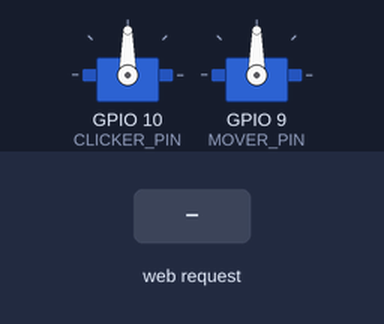
A program run on a simulated ESP32-C3. Shown: 2 × servo. The inputs (shaded band) are chosen by the test bench. WiFi joins after 1.5 s; servers stay silent unless stated; what the program prints to the serial monitor is not drawn.

Above: at 2.8 s.
2.9 s: HTTP request GET /play received
At 4.3 s:
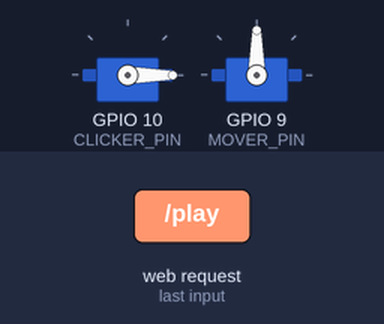
4.6 s: HTTP request GET /pause received
At 4.7 s:
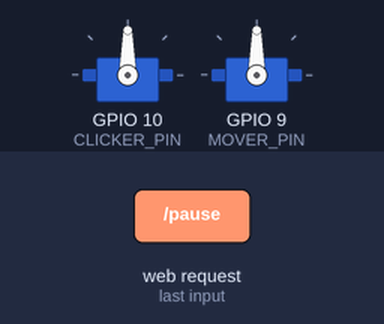
6.1 s: HTTP request GET /stop received
At 6.7 s:
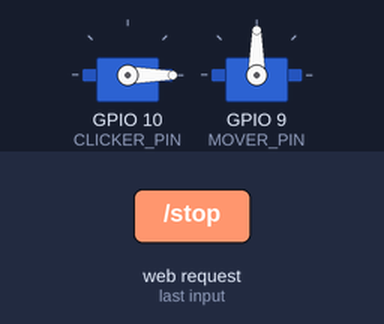
Timing chart, 0 to 9.1 s (numbered marks = the images above; inputs shaded):
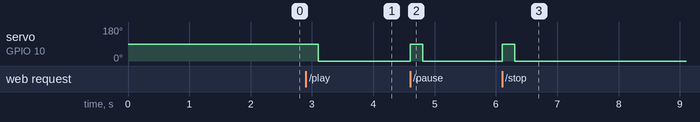

The program:

main.cpp
```cpp
#include <Arduino.h>
#include <WiFi.h>
#include <RecordPlayerHandler.hpp>
#include <Secrets.hpp>

HTTPHandler httpHandler;
WiFiServer server(80);
Clicker clicker;
RecordPlayerHandler recordPlayerHandler(clicker);

const long timeoutTime = 2000;

void initWiFi() {
  WiFi.mode(WIFI_STA);
  WiFi.disconnect();
  delay(100);

  Serial.print("Connecting to WiFi: ");
  Serial.println(WIFI_SSID);

  WiFi.begin(WIFI_SSID, WIFI_PASSWORD);
  while (WiFi.status() != WL_CONNECTED) {
    delay(500);
    Serial.print(".");
  }
  Serial.println("");
  Serial.print("Connected! IP address: ");
  Serial.println(WiFi.localIP());
}

void setup() {
  Serial.begin(9600);

  clicker.setupPins(CLICKER_PIN, MOVER_PIN);
  recordPlayerHandler.setupRecordPlayerRoutes(httpHandler);

  initWiFi();
  server.begin();
}

void loop(){
  WiFiClient client = server.available();

  if (client) {
    Serial.println("New Client.");

    String header = "";
    String currentLine = "";
    unsigned long currentTime = millis();
    unsigned long previousTime = currentTime;

    while (client.connected() && currentTime - previousTime <= timeoutTime) {
      currentTime = millis();
      if (client.available()) {
        char c = client.read();
        Serial.write(c);
        header += c;

        if (c == '\n') {
          if (currentLine.length() == 0) {
            httpHandler.processRequest(client, header);
            break;
          } else {
            currentLine = "";
          }
        } else if (c != '\r') {
          currentLine += c;
        }
      }
    }

    client.stop();
    Serial.println("Client disconnected.\n");
  }
}
```

Clicker.hpp
```cpp
#ifndef CLICKER_HPP
#define CLICKER_HPP

#include <Arduino.h>
#include <ESP32Servo.h>

enum PlayerState { STOPPED, PLAYING, PAUSED };

class Clicker {
public:
    Clicker() = default;
    void setupPins(int clickerPin, int moverPin);
    void clickPlay();
    void clickPause();
    void clickStop();
    PlayerState getCurrentState() const { return currentState; }
private:
    PlayerState currentState = STOPPED;
    Servo clickerServo, moverServo;
    int clickerPin, moverPin, position = 0;
    void moveToPosition(int target);
    void click();
};

#endif
```

RecordPlayerHandler.hpp
```cpp
#ifndef RECORDPLAYERHANDLER_HPP
#define RECORDPLAYERHANDLER_HPP

#include <HTTPHandler.hpp>
#include <Clicker.hpp>

class RecordPlayerHandler {
public:
    RecordPlayerHandler(Clicker& clicker) : clicker(clicker) {}
    void setupRecordPlayerRoutes(HTTPHandler& httpHandler);
private:
    Clicker& clicker;

    void handlePlay(WiFiClient& client);
    void handlePause(WiFiClient& client);
    void handleStop(WiFiClient& client);
    void handleRoot(WiFiClient& client);

    void send200Response(WiFiClient& client);
};

#endif
```

Secrets.example.hpp
```cpp
#ifndef SECRETS_HPP
#define SECRETS_HPP

#define CLICKER_PIN 10
#define MOVER_PIN 9
#define WIFI_SSID "MyWiFiNetwork"
#define WIFI_PASSWORD "MySecurePassword"

#endif
```

Clicker.cpp
```cpp
#include <Clicker.hpp>

void Clicker::setupPins(int clickerPin, int moverPin) {
    this->clickerPin = clickerPin;
    this->moverPin = moverPin;
    pinMode(clickerPin, OUTPUT);
    pinMode(moverPin, OUTPUT);
    clickerServo.attach(clickerPin);
    moverServo.attach(moverPin);
}

void Clicker::clickPlay() {
    if (currentState != PLAYING) {
        moveToPosition(180);
        click();
        currentState = PLAYING;
    }
}

void Clicker::clickPause() {
    if (currentState == PLAYING) {
        moveToPosition(90);
        click();
        currentState = PAUSED;
    }
}

void Clicker::clickStop() {
    if (currentState != STOPPED) {
        moveToPosition(0);
        click();
        currentState = STOPPED;
    }
}

void Clicker::moveToPosition(int target)
{

}

void Clicker::click()
{
    clickerServo.write(90);
    delay(200);
    clickerServo.write(0);
}
```

RecordPlayerHandler.cpp
```cpp
#include "RecordPlayerHandler.hpp"

void RecordPlayerHandler::setupRecordPlayerRoutes(HTTPHandler &httpHandler) {
    httpHandler.on("GET", "/", [this](WiFiClient& c) { this->handleRoot(c); });
    httpHandler.on("GET", "/play", [this](WiFiClient& c) { this->handlePlay(c); });
    httpHandler.on("GET", "/pause", [this](WiFiClient& c) { this->handlePause(c); });
    httpHandler.on("GET", "/stop", [this](WiFiClient& c) { this->handleStop(c); });
}

void RecordPlayerHandler::handlePlay(WiFiClient &client) {
    clicker.clickPlay();
    handleRoot(client);
}

void RecordPlayerHandler::handlePause(WiFiClient &client) {
    clicker.clickPause();
    handleRoot(client);
}

void RecordPlayerHandler::handleStop(WiFiClient &client) {
    clicker.clickStop();
    handleRoot(client);
}

void RecordPlayerHandler::handleRoot(WiFiClient& client) {
    send200Response(client);

    PlayerState state = clicker.getCurrentState();
    String stateStr = (state == PLAYING) ? "Playing" : (state == PAUSED) ? "Paused" : "Stopped";

    client.println("<!DOCTYPE html><html>");
    client.println("<head><meta name=\"viewport\" content=\"width=device-width, initial-scale=1\">");
    client.println("<link rel=\"icon\" href=\"data:,\">");
    client.println("<style>html { font-family: Helvetica; display: inline-block; margin: 0px auto; text-align: center;}");
    client.println(".button { background-color: #4CAF50; border: none; color: white; padding: 16px 40px;");
    client.println("text-decoration: none; font-size: 30px; margin: 2px; cursor: pointer;}");
    client.println(".button-pause {background-color: #ff9800;}");
    client.println(".button-stop {background-color: #f44336;}</style></head>");

    client.println("<body><h1>Record Player Controller</h1>");
    client.println("<p>Current State: <strong>" + stateStr + "</strong></p>");

    client.println("<p><a href=\"/play\"><button class=\"button\">Play</button></a></p>");
    client.println("<p><a href=\"/pause\"><button class=\"button button-pause\">Pause</button></a></p>");
    client.println("<p><a href=\"/stop\"><button class=\"button button-stop\">Stop</button></a></p>");
    client.println("</body></html>");
    client.println();
}


void RecordPlayerHandler::send200Response(WiFiClient &client) {
    client.println("HTTP/1.1 200 OK");
    client.println("Content-type:text/html");
    client.println("Connection: close");
    client.println();
}
```

Measured:
- after the input at 2.9 s, servo on GPIO 10 (CLICKER_PIN): 90° → 0° after 0.21 s
- after the input at 4.6 s, servo on GPIO 10 (CLICKER_PIN): 0° → 90° at once, → 0° 0.20 s later
- after the input at 6.1 s, servo on GPIO 10 (CLICKER_PIN): 0° → 90° at once, → 0° 0.20 s later
